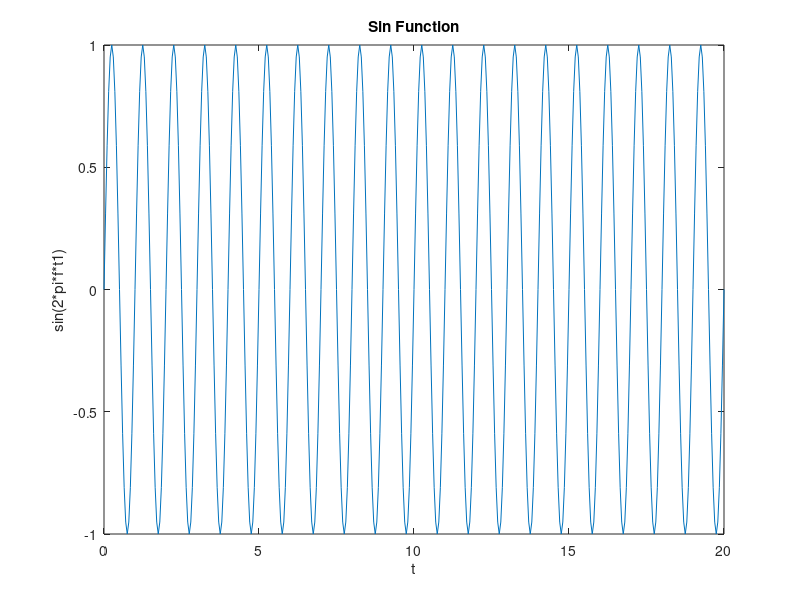
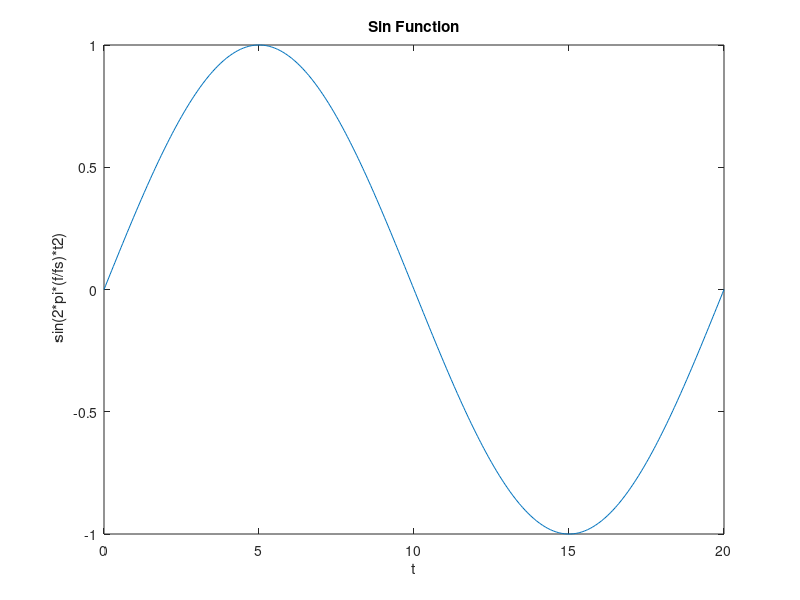

These figures' MATLAB source, in order: (Note: this script raises an error after producing the figures.)
function Lab2()

fs = 20 ;
f = 1;
t = [0:1/fs:20];
f1 = sin(2*pi*f*t);
f2 = sin(2*pi*(f/fs)*t);

figure(1)
plot(t,f1);
title('Sin Function')
xlabel('t')
ylabel(' sin(2*pi*f*t1) ')

figure(2)
plot(t,f2);
title('Sin Function')
xlabel('t')
ylabel(' sin(2*pi*(f/fs)*t2)')



%Exercise:1 Causality
%Part1.1
f = step(4,20);
for k= 1:19
    y(k) = f(k)/2+ (f(k+1))/2;
end

figure(3)
stem(f)
title('Step')
xlabel('x(k) ')
ylabel(' y(k) ')

figure(4)
stem(y)
title('Non Causal System')
xlabel('x(k) ')
ylabel(' y(k) ')

%Part1.2 : Propose a modification to obtain a causal version and comment 
%your observations.
for k= 2:20
    y(k) = f(k)/2+ (f(k-1))/2;
end

figure(5)
stem(y)
title('Causal System')
xlabel('x(k) ')
ylabel(' y(k) ')
%Comments:
%In first part of the problem the system contains k+1 in the its equation
%which makes it non-causal because it contain future values
%A system whose present response depends on future values of the inputs is 
%called as a non-causal system.
%A system is said to be causal system if its output depends on present and
%past inputs only and not on future inputs, The above system bacame
%causal by replacing k+1 by k-1; because the system does not depend on
%future inputs.





%Exercise 2 
%Part 2.1
f3 = f; 
for i = 2:1:20
    f3(i) = f3(i-1)+f(i);
end

figure(6)
stem(f3)
title('Accumulation')
xlabel('x(k) ')
ylabel('f(k)')

%Part 2.2
d = Dirac(4,20); %d is a step function
f4 = d;
for i = 2:1:20
    f4(i) = f4(i-1)+d(i);
end

figure(7)
stem(f4) 
title('Stable System')
xlabel('d(k) ')
ylabel('f(k)')


%Part 2.3 
d = Dirac(4,20);
f5 = d;
for i = 2:1:20
    f5(i) = d(i)+ 2*(f5(i-1));
end

figure(8)
stem(f5);
title('Unstable System')
xlabel('d(k) ')
ylabel('f(k)')



%Part 2.4: Stability
d = Dirac(4,20);
f6 = d;
for i = 2:1:20
    f6(i) = d(i)+ (f6(i-1)/3);
end

figure(9)
stem(f6)  
title('Stable System')
xlabel('d(k) ')
ylabel('f(k)')

%Comments:
%Part 1.1 : Unstable system because it keep adding previous values till our range and
%it doesn't approach to zero, The signal keep increasing with constant
%addition of 1.
%Part 1.2 :As we are using a dirac function so it is 1 til all its range which makes
%it stable and constant for all range of values.
%Part 1.3 : Exponential increasing so its not a stable system.
%Part 1.4 : Exponential increasing in negative direction approaching
%to zero so stable sytem.



%Exercise 3:Invariance and linearity
%Part 3.1 
xa=[0 0 0 0 1 2 3 4 5 0 0 0 0 0 0 0 0 0 0];
xb=[0 0 0 0 0 0 0 0 0 4 3 2 1 0 0 0 0 0 0];
fa(1)=0;
fb(1)=0;

for i=2:1:19-1
    fa(i)=3*xa(i-1)-2*xa(i)+xa(i+1);
end

figure(10);
stem(fa) 
title('System Xa')
xlabel('x(a) ')
ylabel('f(a)')

% Part 3.2  
for i=2:1:19-1
    fb(i)=3*xb(i-1)-2*xb(i)+xb(i+1);
end

figure(11)
stem(fb) 
title('System Xa')
xlabel('x(b) ')
ylabel('f(b)')


% Part 3.3  
h=[1,-2,3];
f=xa+xb; 
f1=conv(f,h);

figure(12)
stem(f1);
title('Convolution of two signal')
xlabel('X = conv(xa) + conv(xb) ')
ylabel('f)')


% Part 3.4 
f2=conv(xa,h)+conv(xb,h); 

figure(13)
stem(f1);
title('Convolution of two signal')
xlabel('X = conv(xa + xb) ')
ylabel('f)')
%Comments:
%LTI system can be characterized entirely by a single function called the 
%system's impulse response , So we take impulse response h and check
%whether the sytem is LTI System or not, So From results we can clearly see
%that there is no change in the sytem,SO sytem in LTI system

end





   
  
 